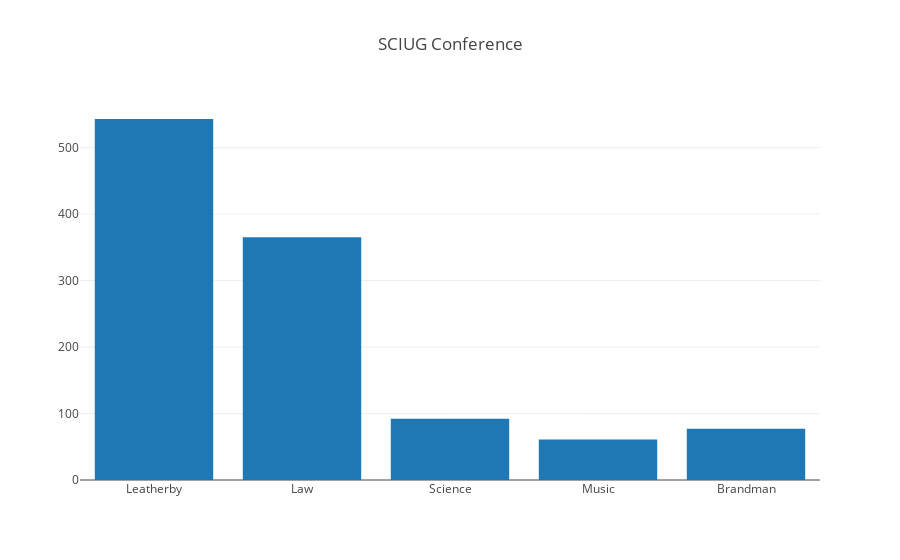

Notebook cell for this chart:
### Markdown cell above
### Example One:  we can reuse (copy/paste) the code (the first offline chart) with minor changes:
1. Plotly.offline.iplot
1. init_notebook_mode(connected=True)
1. No output filename

### Code cell
import plotly
from plotly.graph_objs import Bar, Pie, Scatter, Layout

plotly.offline.init_notebook_mode(connected=True)

# Bar Chart
plotly.offline.iplot({
    "data": [Bar(x=["Leatherby", "Law", "Science", "Music", "Brandman"], y=[543, 365, 92, 61, 77])],
    "layout": Layout(title="SCIUG Conference")
})

### Figure 1 — Plotly figure (JSON) as saved in the notebook; plotly's stock layout.template omitted (floating-point values rounded to 4 significant figures)
{"data": [{"type": "bar", "x": ["Leatherby", "Law", "Science", "Music", "Brandman"], "y": [543, 365, 92, 61, 77]}], "layout": {"title": "SCIUG Conference"}}
